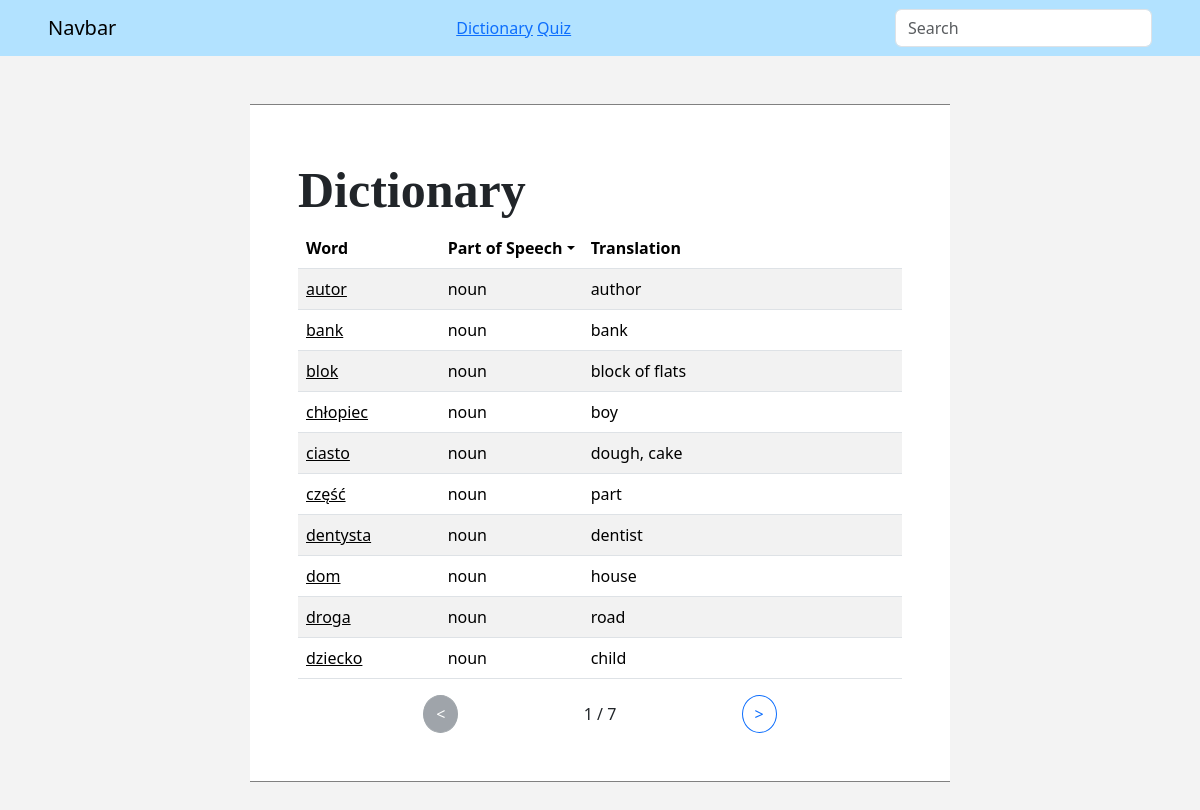
Before: /dictionary?pos=Noun with the older database file.
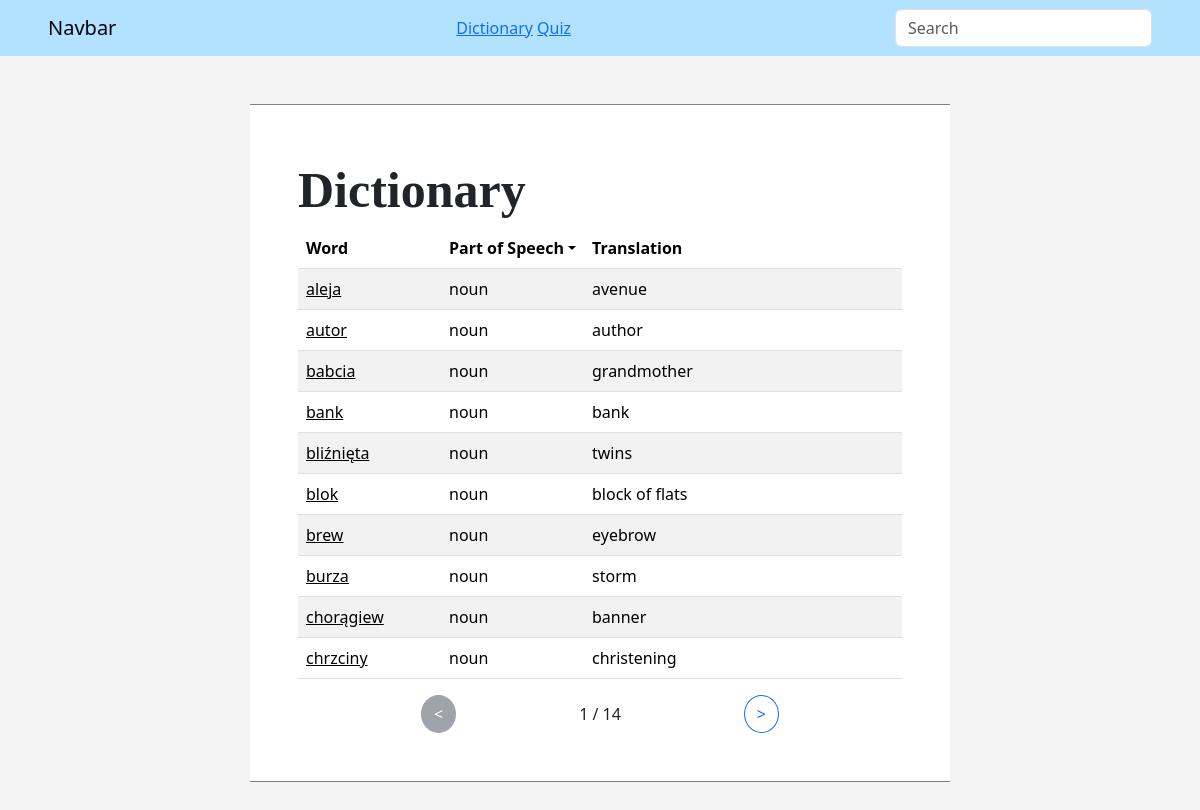
After: the same page with the newer database file.
### myapp/models.py (models this page shows)
class Word(models.Model):
    class Meta:
        ordering = ["id"]
    PART_OF_SPEECH = (
        ("N", "Noun"),
        ("V", "Verb"),
        ("Adj", "Adjective"),
        ("Adv", "Adverb"),
        ("Exp", "Expression"),
    )
    GENDER = (
        ("M", "Masculine"),
        ("F", "Feminine"),
        ("N", "Neuter"),
        ("V", "Virile"),
        ("NV", "Non-virile"),
    )
    NUMBER = (
        ("SG", "Singular"),
        ("PL", "Plural"),
    )
    CLASS = (
        ("I", "I"),
        ("II", "II"),
        ("III", "III"),
        ("IV", "IV"),
        ("IRR", "Irregular"),
    )
    CASES = (
        ("Nom", "Nominative"),
        ("Gen", "Genitive"),
        ("Dat", "Dative"),
        ("Acc", "Accusative"),
        ("Instr", "Instrumental"),
        ("Loc", "Locative"),
        ("Voc", "Vocative"),
    )
    id = models.AutoField(primary_key=True)
    name = models.CharField(max_length=200)
    translation = models.CharField(max_length=200)
    part_of_speech = models.CharField(max_length=3, choices=PART_OF_SPEECH)
    gender = models.CharField(max_length=200, choices=GENDER, blank=True, null=True)
    number = models.CharField(max_length=10, choices=NUMBER, blank=True, null=True)
    verb_class = models.CharField(max_length=3, choices=CLASS, blank=True, null=True)
    required_cases = MultiSelectField(
        max_length=100, choices=CASES, max_choices=3, blank=True, null=True
    )

### myapp/views.py (the view)
# urls.py: path("dictionary", views.dictionary, name="dictionary"),
def dictionary(request):
    if not len(request.GET):
        try:
            del request.session["previous_filter"]
        except:
            pass
    pos = {pos[1]: pos[0] for pos in Word.PART_OF_SPEECH}
    def retrieve_data(filter):
        if filter in list(pos.keys()):
            return Word.objects.filter(part_of_speech=pos[filter]).order_by(
                Lower("name")
            )
        else:
            return Word.objects.all().order_by(Lower("name"))
    page = request.GET.get("page")
    pos_filter = request.GET.get("pos")
    if pos_filter == None:
        pos_filter = request.session.pop("previous_filter", None)
    words_list = retrieve_data(pos_filter)
    p = Paginator(words_list, 10)
    words = p.get_page(page)
    request.session["previous_filter"] = pos_filter
    return render(
        request,
        "dictionary.html",
        {"words": words, "parts_of_speech": pos.keys},
    )

### myapp/templates/dictionary.html (shortened to what this page needs)
{% extends "base.html" %}
{% load static %}
{% block extra_css %}
    <link rel="stylesheet" href="{% static 'css/word_definition.css' %}">
    <link rel="stylesheet" href="{% static 'css/quiz.css' %}">
{% endblock extra_css %}
{% block content %}
    <head>
    </head>
    <p class="title">Dictionary</p>
    <table class="table table-striped table-hover">
        <thead>
            <tr>
                <th class="col-3">Word</th>
                <th class="col-2">
                    <div class="dropdown">
                        <a class="text-reset text-decoration-none text-dark dropdown-toggle"
                           type="button"
                           data-bs-toggle="dropdown"
                           aria-expanded="false">Part of Speech</a>
                    </div>
                </th>
                <th class="col-7">Translation</th>
            </tr>
        </thead>
        <tbody>
            {% for word in words %}
                <tr>
                    <td>
                        <a class="text-reset text-dark"
                           href="{% url "definition" %}?definition={{ word.name }}">{{ word.name }}</a>
                    </td>
                    <td>{{ word.get_part_of_speech_display|lower }}</td>
                    <td class="word-dictionary-translation-cell">{{ word.translation }}</td>
                </tr>
            {% endfor %}
        </tbody>
    </table>
    <div class="d-flex justify-content-evenly align-items-center">
        {% if words.has_previous %}
            <a href="?page={{ words.previous_page_number }}"
               class="btn btn-outline-primary rounded-circle">&lt;</a>
        {% else %}
            <a class="btn btn-secondary disabled rounded-circle">&lt;</a>
        {% endif %}
        <div>{{ words.number }} / {{ words.paginator.num_pages }}</div>
        {% if words.has_next %}
            <a href="?page={{ words.next_page_number }}"
               class="btn btn-outline-primary rounded-circle">&gt;</a>
        {% else %}
            <a class="btn btn-secondary disabled rounded-circle">&gt;</a>
        {% endif %}
    </div>
{% endblock content %}

Changed rows visible on the page:
no longer on this page (row unchanged): Word: name "chłopiec", part_of_speech "noun", translation "boy"
no longer on this page (row unchanged): Word: name "ciasto", part_of_speech "noun", translation "dough, cake"
no longer on this page (row unchanged): Word: name "część", part_of_speech "noun", translation "part"
no longer on this page (row unchanged): Word: name "dentysta", part_of_speech "noun", translation "dentist"
no longer on this page (row unchanged): Word: name "dom", part_of_speech "noun", translation "house"
no longer on this page (row unchanged): Word: name "droga", part_of_speech "noun", translation "road"
no longer on this page (row unchanged): Word: name "dziecko", part_of_speech "noun", translation "child"
added Word: name "aleja", part_of_speech "noun", translation "avenue"
added Word: name "babcia", part_of_speech "noun", translation "grandmother"
added Word: name "bliźnięta", part_of_speech "noun", translation "twins"
added Word: name "brew", part_of_speech "noun", translation "eyebrow"
added Word: name "burza", part_of_speech "noun", translation "storm"
added Word: name "chorągiew", part_of_speech "noun", translation "banner"
added Word: name "chrzciny", part_of_speech "noun", translation "christening"
Other visible differences:
{{ words.paginator.num_pages }}: "7" → "14"
